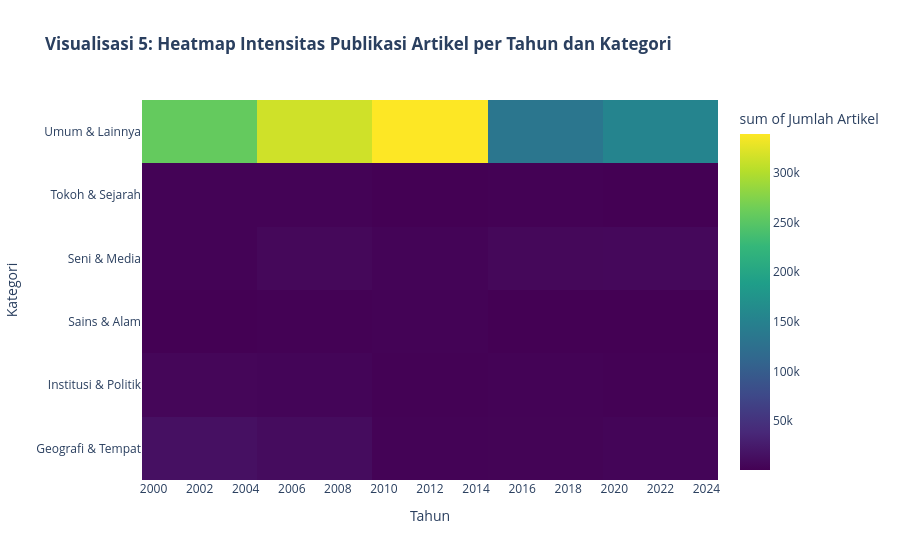

Here is the notebook cell this chart was saved with:
### Code cell
# Visualisasi 5: Siklus Musiman / Pola Temporal Berkala (Intensitas per Tahun per Kategori)
df_tahunan = (
    df.with_columns(pl.col('timestamp').dt.year().alias('tahun'))
    .group_by(['tahun', 'kategori'])
    .agg(pl.len().alias('jumlah_artikel'))
    .sort(['tahun', 'kategori'])
    .to_pandas()
)

fig5 = px.density_heatmap(
    df_tahunan,
    x='tahun',
    y='kategori',
    z='jumlah_artikel',
    color_continuous_scale='Viridis',
    title='<b>Visualisasi 5: Heatmap Intensitas Publikasi Artikel per Tahun dan Kategori</b>',
    labels={'tahun': 'Tahun Rilis Dokumen', 'kategori': 'Kategori', 'jumlah_artikel': 'Jumlah Artikel'},
    template='plotly_white'
)

fig5.update_layout(
    xaxis=dict(dtick=2),
    xaxis_title='Tahun',
    yaxis_title='Kategori'
)
fig5.show()

### Figure 1 — Plotly figure (JSON) as saved in the notebook; plotly's stock layout.template omitted (floating-point values rounded to 4 significant figures)
{"data": [{"coloraxis": "coloraxis", "histfunc": "sum", "hovertemplate": "Tahun Rilis Dokumen=%{x}<br>Kategori=%{y}<br>sum of Jumlah Artikel=%{z}<extra></extra>", "name": "", "type": "histogram2d", "x": [2003, 2003, 2003, 2003, 2003, 2003, 2004, 2004, 2004, 2004, 2004, 2004, 2005, 2005, 2005, 2005, 2005, 2005, 2006, 2006, 2006, 2006, 2006, 2006, 2007, 2007, 2007, 2007, 2007, 2007, 2008, 2008, 2008, 2008, 2008, 2008, 2009, 2009, 2009, 2009, 2009, 2009, 2010, 2010, 2010, 2010, 2010, 2010, 2011, 2011, 2011, 2011, 2011, 2011, 2012, 2012, 2012, 2012, 2012, 2012, 2013, 2013, 2013, 2013, 2013, 2013, 2014, 2014, 2014, 2014, 2014, 2014, 2015, 2015, 2015, 2015, 2015, 2015, 2016, 2016, 2016, 2016, 2016, 2016, 2017, 2017, 2017, 2017, 2017, 2017, 2018, 2018, 2018, 2018, 2018, 2018, 2019, 2019, 2019, 2019, 2019, 2019, 2020, 2020, 2020, 2020, 2020, 2020, 2021, 2021, 2021, 2021, 2021, 2021, 2022, 2022, 2022, 2022, 2022, 2022, 2023, 2023, 2023, 2023, 2023, 2023], "xaxis": "x", "xbingroup": "x", "y": ["Geografi & Tempat", "Institusi & Politik", "Sains & Alam", "Seni & Media", "Tokoh & Sejarah", "Umum & Lainnya", "Geografi & Tempat", "Institusi & Politik", "Sains & Alam", "Seni & Media", "Tokoh & Sejarah", "Umum & Lainnya", "Geografi & Tempat", "Institusi & Politik", "Sains & Alam", "Seni & Media", "Tokoh & Sejarah", "Umum & Lainnya", "Geografi & Tempat", "Institusi & Politik", "Sains & Alam", "Seni & Media", "Tokoh & Sejarah", "Umum & Lainnya", "Geografi & Tempat", "Institusi & Politik", "Sains & Alam", "Seni & Media", "Tokoh & Sejarah", "Umum & Lainnya", "Geografi & Tempat", "Institusi & Politik", "Sains & Alam", "Seni & Media", "Tokoh & Sejarah", "Umum & Lainnya", "Geografi & Tempat", "Institusi & Politik", "Sains & Alam", "Seni & Media", "Tokoh & Sejarah", "Umum & Lainnya", "Geografi & Tempat", "Institusi & Politik", "Sains & Alam", "Seni & Media", "Tokoh & Sejarah", "Umum & Lainnya", "Geografi & Tempat", "Institusi & Politik", "Sains & Alam", "Seni & Media", "Tokoh & Sejarah", "Umum & Lainnya", "Geografi & Tempat", "Institusi & Politik", "Sains & Alam", "Seni & Media", "Tokoh & Sejarah", "Umum & Lainnya", "Geografi & Tempat", "Institusi & Politik", "Sains & Alam", "Seni & Media", "Tokoh & Sejarah", "Umum & Lainnya", "Geografi & Tempat", "Institusi & Politik", "Sains & Alam", "Seni & Media", "Tokoh & Sejarah", "Umum & Lainnya", "Geografi & Tempat", "Institusi & Politik", "Sains & Alam", "Seni & Media", "Tokoh & Sejarah", "Umum & Lainnya", "Geografi & Tempat", "Institusi & Politik", "Sains & Alam", "Seni & Media", "Tokoh & Sejarah", "Umum & Lainnya", "Geografi & Tempat", "Institusi & Politik", "Sains & Alam", "Seni & Media", "Tokoh & Sejarah", "Umum & Lainnya", "Geografi & Tempat", "Institusi & Politik", "Sains & Alam", "Seni & Media", "Tokoh & Sejarah", "Umum & Lainnya", "Geografi & Tempat", "Institusi & Politik", "Sains & Alam", "Seni & Media", "Tokoh & Sejarah", "Umum & Lainnya", "Geografi & Tempat", "Institusi & Politik", "Sains & Alam", "Seni & Media", "Tokoh & Sejarah", "Umum & Lainnya", "Geografi & Tempat", "Institusi & Politik", "Sains & Alam", "Seni & Media", "Tokoh & Sejarah", "Umum & Lainnya", "Geografi & Tempat", "Institusi & Politik", "Sains & Alam", "Seni & Media", "Tokoh & Sejarah", "Umum & Lainnya", "Geografi & Tempat", "Institusi & Politik", "Sains & Alam", "Seni & Media", "Tokoh & Sejarah", "Umum & Lainnya"], "yaxis": "y", "ybingroup": "y", "z": [12589, 3813, 737, 1263, 1872, 144425, 3261, 1831, 562, 1381, 1403, 112698, 2460, 1849, 573, 2020, 940, 97623, 2147, 945, 296, 1172, 515, 53408, 3214, 395, 307, 1366, 390, 53119, 2671, 798, 234, 1588, 741, 61671, 1075, 828, 271, 1395, 633, 49334, 628, 497, 158, 1051, 377, 31715, 1116, 725, 301, 1337, 427, 43405, 173, 87, 1072, 318, 37, 140682, 520, 263, 298, 845, 238, 81994, 560, 298, 797, 715, 223, 41168, 979, 619, 287, 1229, 340, 33033, 955, 616, 258, 2008, 504, 33653, 386, 158, 41, 872, 98, 15187, 812, 709, 268, 2243, 269, 34631, 388, 402, 81, 1114, 306, 16665, 605, 283, 203, 1609, 311, 36176, 2496, 639, 276, 2845, 429, 52206, 1049, 473, 386, 2892, 445, 44791, 1012, 117, 87, 509, 175, 20720]}], "layout": {"coloraxis": {"autocolorscale": false, "colorbar": {"title": {"text": "sum of Jumlah Artikel"}}, "colorscale": [[0.0, "#440154"], [0.1111, "#482878"], [0.2222, "#3e4989"], [0.3333, "#31688e"], [0.4444, "#26828e"], [0.5556, "#1f9e89"], [0.6667, "#35b779"], [0.7778, "#6ece58"], [0.8889, "#b5de2b"], [1.0, "#fde725"]]}, "legend": {"tracegroupgap": 0}, "title": {"text": "<b>Visualisasi 5: Heatmap Intensitas Publikasi Artikel per Tahun dan Kategori</b>"}, "xaxis": {"anchor": "y", "domain": [0.0, 1.0], "dtick": 2, "title": {"text": "Tahun"}}, "yaxis": {"anchor": "x", "domain": [0.0, 1.0], "title": {"text": "Kategori"}}}}
